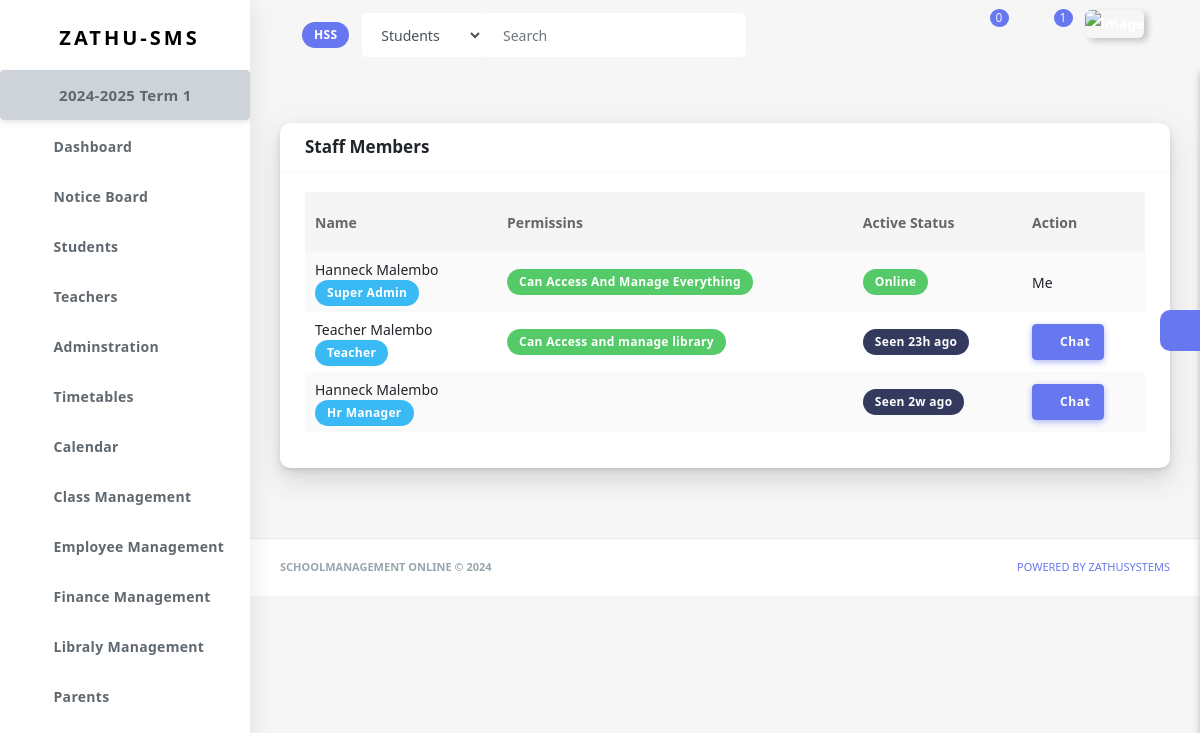
Screenshot of /adminstration/staff-members/40b1d377-6656-44b4-9429-142e877d579a/ (signed in) with the database file from the repository.
### schooladminstration/models.py (models this page shows)
class Institution(models.Model):
    institution_name=models.CharField(max_length=50)
    id=models.CharField(primary_key=True, max_length=100, blank=True, unique=True, default=uuid.uuid4)
    user=models.ForeignKey(get_user_model(), on_delete=models.CASCADE, related_name='institution', blank=True, null=True, default=None)
    name_of_head=models.CharField(max_length=50, null=True, blank=True, default=None)
    name_of_principal=models.CharField(max_length=50, null=True, blank=True, default=None)
    name_of_registrar=models.CharField(max_length=50, null=True, blank=True, default=None)
    phone=models.CharField(max_length=50, null=True, blank=True)
    country=models.CharField(max_length=50, null=True, blank=True)
    city=models.CharField(max_length=50, null=True, blank=True)
    tried_subscription=models.BooleanField(default=False)
    created_at = models.DateTimeField(default=timezone.now, null=True, blank=True)
    edu=(
        ('primary education', 'Primary Education'),
        ('secondary education', 'Secondary Education'),
        ('tertialy education', 'Tertiary Education'),
    )
    edu_offer=models.CharField(max_length=20, choices=edu)
    def __str__(self):
        return self.institution_name

### school_calendar/models.py (models this page shows)
class AcademicYear(models.Model):
    institution=models.ForeignKey(Institution, on_delete=models.CASCADE, related_name='academic_year')
    year=models.CharField(max_length=9, help_text='e.g 2024-2025')
    start_date=models.DateField(help_text='starting date of this academic year')
    end_date=models.DateField(help_text='ending date of this academic year')
    date=models.DateField(auto_now_add=True)
    closed=models.BooleanField(default=False)
    def __str__(self):
        return f'{self.year}'

class Term(models.Model):
    institution=models.ForeignKey(Institution, on_delete=models.CASCADE, related_name='terms')
    academic_year=models.ForeignKey(AcademicYear, on_delete=models.CASCADE, related_name='terms')
    title=models.CharField(max_length=50, help_text='e.g Term 1/Semister 2')
    start_date=models.DateField(help_text='starting date of this term/semister')
    end_date=models.DateField(help_text='ending date of this Term/Semister')
    date=models.DateField(auto_now_add=True)
    closed=models.BooleanField(default=False)
    def __str__(self):
        return f'{self.title}'

### accounts/models.py (models this page shows)
class CustomUser(AbstractUser):
    username=None
    email=models.EmailField(_('email address'), unique=True)
    last_seen = models.DateTimeField(null=True, blank=True, default=None)
    USERNAME_FIELD='email'
    REQUIRED_FIELDS=[]
    objects=CustomUserManager()
    def is_online(self):
        online_threshold = timezone.now() - timedelta(minutes=5)
        user_profile = get_object_or_404(CustomUser, id=self.id)
        if user_profile.last_seen:
            return user_profile.last_seen >= online_threshold
        return False

### teacher/models.py (models this page shows, shortened)
class Instructor(models.Model):
    u=get_user_model()
    user=models.ForeignKey(u, on_delete=models.CASCADE, related_name='instructor_profile')
    t=(
        ('Mr', 'Mr'),
        ('Mrs', 'Mrs'),
        ('Dr', 'Dr')
    )
    title=models.CharField(max_length=50, null=True, blank=True, default=None, choices=t)
    school=models.ForeignKey(Institution, on_delete=models.CASCADE, related_name='instructors')
    first_name=models.CharField(max_length=30, null=True, blank=True, default=None)
    last_name=models.CharField(max_length=30, null=True, blank=True, default=None)
    phone=models.IntegerField(null=True, blank=True, default=None)
    sex=(
        ('Male', 'Male'),
        ('Female', 'Female')
    )
    gender=models.CharField(max_length=10, choices=sex)
    subjects_taught=models.ManyToManyField(Subject, related_name='instructor', blank=True, default=None)
    courses_taught=models.ManyToManyField(Course, related_name='instructor', blank=True, default=None)
    department=models.ForeignKey(Department, on_delete=models.CASCADE, related_name='instructors', null=True, blank=True, default=None)
    created_at=models.DateTimeField(auto_now_add=True)
    is_class_teacher=models.BooleanField(default=False)
    date_started=models.DateField(default=None, null=True, blank=True)
    approved=models.BooleanField(default=False)
    roles=(
        ('teacher', 'Teacher'),
        ('hr manager', 'Human Resource Manager'),
        ('librarian', 'Librarian'),
        ('finance manager', 'Finance Manager')
    )
    role=models.CharField(max_length=20, choices=roles, default=None, null=True, blank=True)

### schooladminstration/views.py (the view)
# urls.py: path('staff-members/<uuid:school_id>/', Staff, name='staff'),
def Staff(request, school_id):
    if is_approved_account(request)==False: return redirect('main:un_approved', school_id)
    institution=get_institution(request, school_id)
    teachers=Instructor.objects.filter(school=institution)
    super_adm=institution.user
    cont={
        'teachers':teachers,
        'super_admin':super_adm,
        'school_id':school_id,
        'institution':institution,
        'school_id':school_id,
    }
    return render(request, 'templates/schooladmin/staff.html', cont)

### chatapp/context_processors.py (called while the page is built)
def chat_global_data(request):
    chats=None
    if request.user.is_authenticated:
        chats=Chat.objects.filter(users=(request.user)).order_by('-udated_at')
        counter_chats=Chat.objects.filter(users=(request.user)).order_by('-udated_at')[:6]
        counter=0
        for chat in counter_chats:
            messages=chat.chat_messages.filter(receiver=request.user, seen=False)
            if messages:
                counter+=1
                continue
        return {'counter_chats':counter_chats, 'chats': chats, 'counter':counter}
    return {'mkkk': chats}

### chatapp/models.py (called while the page is built)
    def unseen_msgs(self):
        msgs=self.chat_messages.filter(seen=False)
        if msgs:
            return msgs.last()
        return None

### landing_page/context_processors.py (called while the page is built)
def global_data(request):
    ins=SystemFeature.objects.all()[0:5]
    return {'featuress': ins, }

### main/templatetags/custom_filter.py (called while the page is built)
@register.filter
def first_letters(value):
    value = str(value)
    return ''.join([word[0] for word in value.split() if word]).upper()

### main/templatetags/timeago_filters.py (called while the page is built)
@register.filter
def timeago(value):
    if not isinstance(value, datetime.datetime):
        return value
    now_time = now()
    delta = now_time - value
    seconds = delta.total_seconds()
    minutes = seconds / 60
    hours = minutes / 60
    days = hours / 24
    weeks = days / 7
    months = days / 30
    years = days / 365
    if seconds < 60:
        return f"{int(seconds)}s"
    elif minutes < 60:
        return f"{int(minutes)}m"
    elif hours < 24:
        return f"{int(hours)}h"
    elif days < 7:
        return f"{int(days)}d"
    elif weeks < 4:
        return f"{int(weeks)}w"
    elif months < 12:
        return f"{int(months)}mo"
    else:
        return f"{int(years)}y"

### main/utils.py (called while the page is built)
def get_institution(request, school_id):
    istitution=get_object_or_404(Institution, id=school_id)
    return istitution

def is_admin(request):
    try:
        institution=get_object_or_404(Institution, user=request.user)
        if institution:
            return True
    except:
        return False

def is_teacher(request):
    try:
        instructor=get_object_or_404(Instructor, user=request.user)
        if instructor:
            return True
    except:
        return False

def is_approved_account(request):
    if is_teacher(request):
        instructor=get_instructor(request)
        if instructor.approved:
            return True
        else:
            return False
    elif is_admin(request):
        return True

### templates/templates/schooladmin/staff.html (shortened to what this page needs)
{% extends 'templates/main/base.html' %}
{% load timeago_filters %}
{% block content %}
<section class="section">
<div class="section-body">
<div class="row">
    <div class="col-12">
      <div class="card">
        <div class="card-header">
            <h4 class="d-inline">Staff Members</h4>
        </div>
        <div class="card-body">
          <div class="table-responsive">
            <table class="table table-striped table-hover" id="" style="width:100%;">
              <thead>
                <tr>
                  <th>Name</th>
                  <th>Permissins</th>
                  <th>Active Status</th>
                  <th>Action</th>
                </tr>
              </thead>
              <tbody>
                <tr>
                  <td>{{super_admin.first_name|title}} {{super_admin.last_name|title}} <br>
                    <span class="badge badge-info">Super Admin</span> </td>
                  <td>
                    <span class="badge badge-success">Can Access And Manage Everything</span>
                  </td>
                  <td>
                    {% if super_admin.is_online %}
                        <span class="badge badge-success">Online</span>
                        {% else %}
                        <span class="badge badge-secondary">Seen {{super_admin.last_seen|timeago}} ago</span>
                    {% endif %}
                  </td>
                  <td>
                    {% if request.user == super_admin %}
                    Me
                    {% else %}
                    <a href="{% url 'chat:init2' super_admin.id school_id %}" class="btn btn-primary"><i class="fas fa-comment"></i> Chat</a>
                    {% endif %}
                  </td>
                </tr>
                  {% for teacher in teachers %}
                    <tr>
                      <td>{{teacher.first_name|title}} {{teacher.last_name|title}} <br>
                        <span class="badge badge-info">{{teacher.role|title}}</span> </td>
                      <td>
                        {% if teacher.user.permissions.first.can_manage_library %}
                        <span class="badge badge-success">Can Access and manage library</span> {% endif %}
                      </td>
                      <td>
                        {% if teacher.user.is_online %}
                        <span class="badge badge-success">Online</span>
                        {% else %}
                        <span class="badge badge-secondary">Seen {{teacher.user.last_seen|timeago}} ago</span>
                        {% endif %}
                      </td>
                      <td>
                        {% if teacher.user == request.user %}
                        Me
                        {% else %}
                        <a href="{% url 'chat:init2' teacher.user.id school_id %}" class="btn btn-primary"><i class="fas fa-comment"></i> Chat</a>
                        {% endif %}
                      </td>
                    </tr>
                  {% endfor %}
              </tbody>
            </table>
          </div>
        </div>
      </div>
    </div>
  </div>
</div>
</section>
{% endblock %}

### templates/templates/main/header.html (shortened to what this page needs)
{% load static %}
{% load timeago_filters %}
{% load custom_filter %}
   <div class="navbar-bg"></div>
      <nav class="navbar navbar-expand-lg main-navbar sticky">
        <div class="form-inline mr-auto">
          <ul class="navbar-nav mr-3">
            <li><a href="#" data-toggle="sidebar" class="nav-link nav-link-lg
									collapse-btn"> </a></li>
            <li><a href="{% url 'accounts:school_p' %}" class="nav-link nav-link-lg">
                <span class="badge badge-primary"><span class="text-white">{{institution|first_letters}}</span> </span>
              </a></li>
            <li>
              <form class="form-inline mr-auto" action="{% url 'search:search' school_id %}">
                <div class="search-element">
                  <select class="form-control" name="category" id="">
                    <option value="students">Students</option>
                  </select>
                  <input class="form-control" type="search" {% if q %} value="{{q}}" {% endif %} name="q" placeholder="Search" aria-label="Search" data-width="200">
                  <button class="btn" type="submit">
                    <i class="fas fa-search"></i>
                  </button>
                </div>
              </form>
            </li>
          </ul>
        </div>
        <ul class="navbar-nav navbar-right">
          <li class="dropdown dropdown-list-toggle"><a href="#" data-toggle="dropdown"
              class="nav-link nav-link-lg message-toggle">
              <span class="badge headerBadge1">
                {{counter}} </span> </a>
          </li>
          <li class="dropdown dropdown-list-toggle">
            <a href="#" data-toggle="dropdown"
              class="nav-link nav-link-lg notification-toggle message-toggle">
              <i data-feather="bell" class="bell"></i>
              <span class="badge headerBadge1">
                {{n_counter}}
              </span>
            </a>
          </li>
          <li class="dropdown"><a href="#" data-toggle="dropdown"
              class="nav-link dropdown-toggle nav-link-lg nav-link-user"> <img alt="image" src="{% static 'assets/img/user.png' %}"
                class="user-img-radious-style"> </a>
          </li>
          <li class="dropdown">
            <a href="#" data-toggle="dropdown"
            class="nav-link dropdown-toggle nav-link-lg nav-link-user">
          </a>
        </li>
        </ul>
      </nav>

### templates/templates/main/sidebar.html (shortened to what this page needs)
{% load static %}
<div class="main-sidebar sidebar-style-2">
        <aside id="sidebar-wrapper">
          <div class="sidebar-brand">
            <a href=""> <img alt="" src="{% static 'assets/img/logo.png' %}" class="header-logo" /> <span
                class="logo-name">Zathu-SMS</span>
            </a>
          </div>
          <ul class="sidebar-menu">
            <li class="dropdown">
              <a href="{% url 'school_calendar:calendar_list' school_id %}" style="font-size: 15px; font-weight: 70px;" class="btn btn-secondary"> {{institution.academic_year.last}} {{institution.academic_year.last.terms.last|title}} </a>
            </li>
            <li class="dropdown">
              <a href="{% url 'main:dashboard' school_id %}" class="nav-link"><span>Dashboard</span></a>
            </li>
            <li class="dropdown">
              <a href="{% url 'main:notice_board' school_id %}" class="nav-link"><span>Notice Board</span></a>
            </li>
            <li class="dropdown">
              <a href="{% url 'student:students' school_id %}" class="nav-link"><span>Students</span></a>
            </li>
            <li class="dropdown">
              <a href="{% url 'teacher:teachers' school_id %}" class="nav-link"><span>Teachers</span></a>
            </li>
            <li class="dropdown">
              <a href="#" class="menu-toggle nav-link has-dropdown"><span>Adminstration</span></a>
            </li>
            <li class="dropdown">
              <a href="#" class="menu-toggle nav-link has-dropdown"><span>Timetables</span></a>
            </li>
            <li class="dropdown">
              <a href="#" class="menu-toggle nav-link has-dropdown"><span>Calendar</span></a>
            </li>
            <li class="dropdown">
              <a href="#" class="menu-toggle nav-link has-dropdown"><span>Class Management</span></a>
            </li>
            <li class="dropdown">
              <a href="#" class="menu-toggle nav-link has-dropdown"><span>Employee Management</span></a>
            </li>
            <li class="dropdown">
              <a href="#" class="menu-toggle nav-link has-dropdown"><span>Finance Management</span></a>
            </li>
            <li class="dropdown">
              <a href="#" class="menu-toggle nav-link has-dropdown"><span>Libraly Management</span></a>
            </li>
            <li class="dropdown">
              <a href="{% url 'school_admin:parents' school_id %}" class="nav-link"><span>Parents</span></a>
            </li>
           <br><br><br>
          </ul>
        </aside>
      </div>

### rows the page displays
Institution: institution_name "HSS", academic_year.last "2024-2025", academic_year.last.terms.last "Term 1"
CustomUser: first_name "Hanneck", last_name "Malembo"
Instructor: first_name "Teacher", last_name "Malembo", role "Teacher", shows "Can Access and manage library", user.last_seen "23h", shows "Chat"
Instructor: first_name "Hanneck", last_name "Malembo", role "Hr Manager", user.last_seen "2w", shows "Chat"

### other values shown
{{ counter }} "0"
{{ n_counter }} "1"
